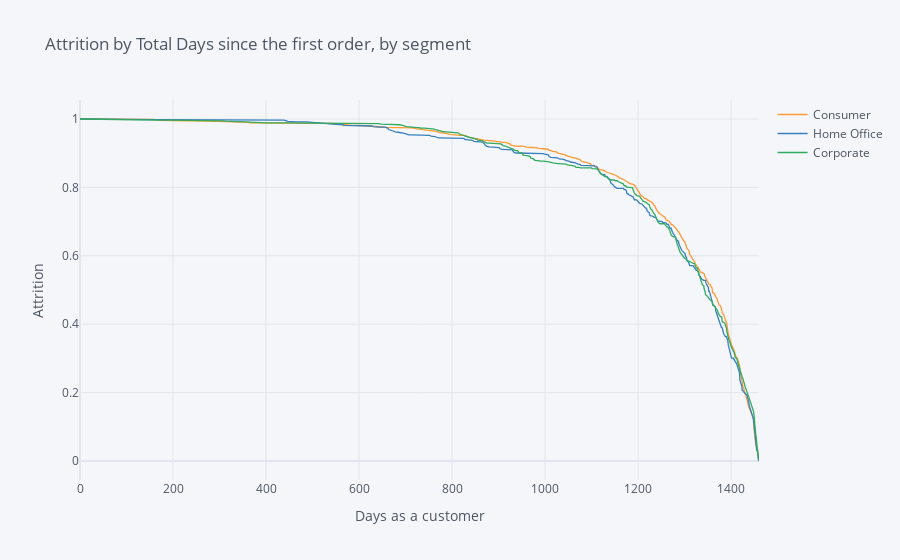

Notebook source saved alongside this figure:
### Markdown cell above
There is no significant difference between the segments in terms of the amount of days a customer stays a customer.

### Code cell
rates=survival(df_gr_ID, 'Segment', 'Days_as_customer', 'Attrition')
rates.iplot(kind='line', xTitle='Days as a customer', yTitle='Attrition',title='Attrition by Total Days since the first order, by segment')

### Figure 1 — Plotly figure (JSON) as saved in the notebook; plotly's stock layout.template omitted (floating-point values rounded to 4 significant figures; data arrays with more than 128 entries replaced by an {"elided": "..."} marker saying what was removed)
{"data": [{"line": {"color": "rgba(255, 153, 51, 1.0)", "dash": "solid", "shape": "linear", "width": 1.3}, "mode": "lines", "name": "Consumer", "text": "", "type": "scatter", "x": {"elided": "504 int values"}, "y": {"elided": "504 float values"}}, {"line": {"color": "rgba(55, 128, 191, 1.0)", "dash": "solid", "shape": "linear", "width": 1.3}, "mode": "lines", "name": "Home Office", "text": "", "type": "scatter", "x": {"elided": "504 int values"}, "y": {"elided": "504 float values"}}, {"line": {"color": "rgba(50, 171, 96, 1.0)", "dash": "solid", "shape": "linear", "width": 1.3}, "mode": "lines", "name": "Corporate", "text": "", "type": "scatter", "x": {"elided": "504 int values"}, "y": {"elided": "504 mixed values"}}], "layout": {"legend": {"bgcolor": "#F5F6F9", "font": {"color": "#4D5663"}}, "paper_bgcolor": "#F5F6F9", "plot_bgcolor": "#F5F6F9", "title": {"font": {"color": "#4D5663"}, "text": "Attrition by Total Days since the first order, by segment"}, "xaxis": {"gridcolor": "#E1E5ED", "showgrid": true, "tickfont": {"color": "#4D5663"}, "title": {"font": {"color": "#4D5663"}, "text": "Days as a customer"}, "zerolinecolor": "#E1E5ED"}, "yaxis": {"gridcolor": "#E1E5ED", "showgrid": true, "tickfont": {"color": "#4D5663"}, "title": {"font": {"color": "#4D5663"}, "text": "Attrition"}, "zerolinecolor": "#E1E5ED"}}}
